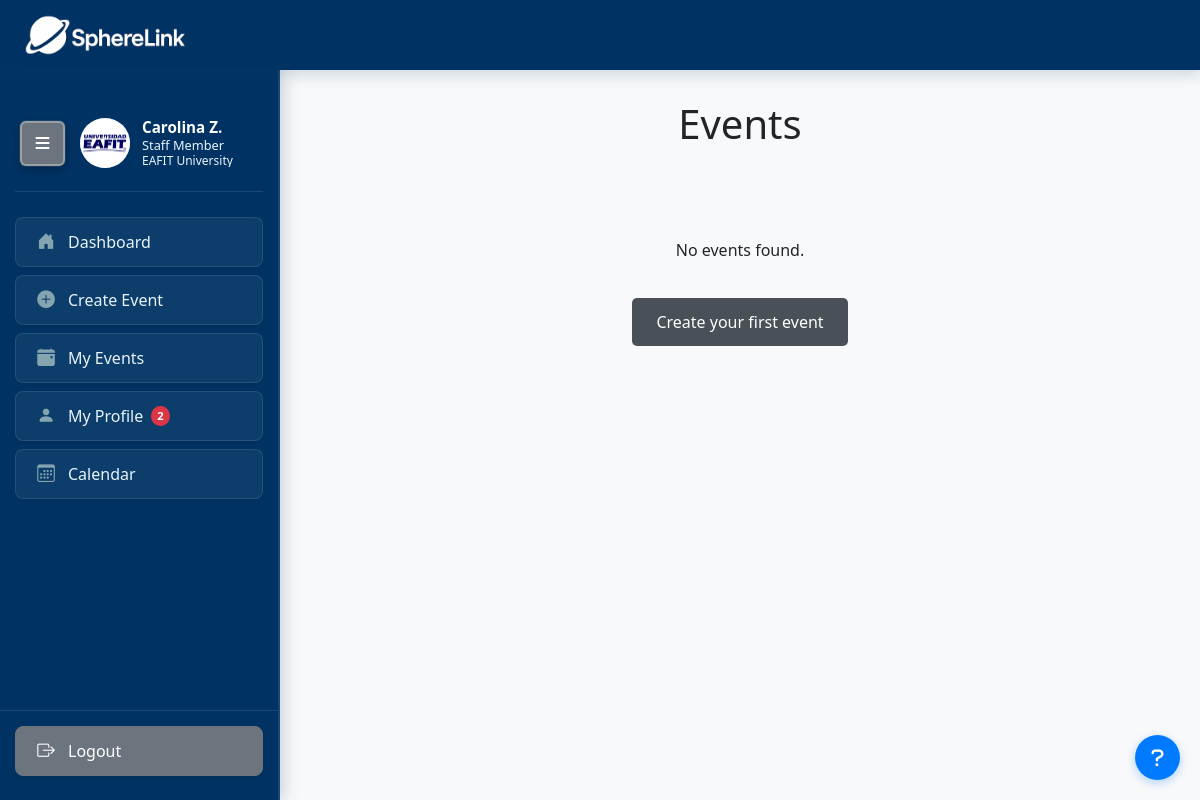
/events/events/ (signed in), run on the app's committed database.
### profiles/models.py (models this page shows, shortened)
class Profile(models.Model):
    user = models.OneToOneField(User, on_delete=models.CASCADE)
    bio = models.TextField(blank=True, null=True)
    photo = models.ImageField(upload_to='profile_photos/', blank=True, null=True)

### organizations/models.py (models this page shows, shortened)
class UserRole(models.Model):
    ROLE_CHOICES = [
        ('super_admin', 'Super Administrator'),
        ('org_admin', 'Organization Administrator'),
        ('staff', 'Staff Member'),
        ('member', 'Regular Member'),
    ]
    user = models.ForeignKey(User, on_delete=models.CASCADE, related_name='organization_roles')
    organization = models.ForeignKey(Organization, on_delete=models.CASCADE, related_name='user_roles')
    role = models.CharField(max_length=20, choices=ROLE_CHOICES, default='member')
    is_active = models.BooleanField(default=True)
    assigned_at = models.DateTimeField(auto_now_add=True)
    assigned_by = models.ForeignKey(
        User,
        on_delete=models.SET_NULL,
        blank=True,
        null=True,
        related_name='assigned_roles'
    )
    class Meta:
        verbose_name = 'User Role'
        verbose_name_plural = 'User Roles'
        unique_together = ('user', 'organization')
    def get_role_display(self):
        return dict(self.ROLE_CHOICES)[self.role]

class Organization(models.Model):
    name = models.CharField(max_length=200, unique=True)
    description = models.TextField(blank=True)
    logo = models.ImageField(upload_to='organization_logos/', blank=True, null=True)
    website = models.URLField(blank=True)
    address = models.TextField(blank=True)
    phone = models.CharField(max_length=20, blank=True)
    email = models.EmailField(blank=True)
    is_active = models.BooleanField(default=True)
    created_at = models.DateTimeField(auto_now_add=True)
    updated_at = models.DateTimeField(auto_now=True)
    class Meta:
        verbose_name = 'Organization'
        verbose_name_plural = 'Organizations'

### events/views.py (the view)
# urls.py: path('events/', views.events_list_view, name='events_list'),
def events_list_view(request):
    events = Event.objects.filter(date__gte=timezone.now()).order_by('date')
    return render(request, 'events/events_list.html', {'events': events})

### profiles/context_processors.py (called while the page is built)
def user_profile(request):
    if request.user.is_authenticated:
        try:
            profile = Profile.objects.get(user=request.user)
        except Profile.DoesNotExist:
            profile = None
    else:
        profile = None
    return {
        'user_profile': profile
    }

def unread_notifications(request):
    if request.user.is_authenticated:
        from events.models import Notification
        unread_count = Notification.objects.filter(user=request.user, is_read=False).count()
    else:
        unread_count = 0
    return {
        'unread_notifications_count': unread_count
    }

### events/templates/events/events_list.html (shortened to what this page needs)
{% extends 'events/base.html' %}
{% block content %}
<div class="events-container">
    <h1 class="text-dark">Events</h1>
    {% if events %}
        <div class="events-grid">
            {% for event in events %}
            <div class="event-card">
                <div class="event-header">
                    <h3>{{ event.title }}</h3>
                    <span class="event-date">{{ event.date|date:"M d, Y - g:i A" }}</span>
                </div>
                <div class="event-body">
                    <p class="event-description">{{ event.description|truncatewords:30 }}</p>
                    <p class="event-location"><strong>Location:</strong> {{ event.location }}</p>
                    <p class="event-creator"><strong>Created by:</strong> {{ event.created_by.username }}</p>
                </div>
                <div class="event-footer">
                    <span class="event-created">Created: {{ event.created_at|date:"M d, Y" }}</span>
                </div>
            </div>
            {% endfor %}
        </div>
    {% else %}
        <div class="no-events">
            <p class="text-dark">No events found.</p>
            <a href="{% url 'create_event' %}" class="btn-create-event">Create your first event</a>
        </div>
    {% endif %}
</div>
{% endblock %}

### events/templates/events/base.html (shortened to what this page needs)
{% load static %}
<!DOCTYPE html>
<html lang="en">
<head>
    <link href="https://cdn.jsdelivr.net/npm/bootstrap@5.3.0/dist/css/bootstrap.min.css" rel="stylesheet">
    <link href="https://cdnjs.cloudflare.com/ajax/libs/font-awesome/6.0.0/css/all.min.css" rel="stylesheet">
    <link href="https://cdn.jsdelivr.net/npm/bootstrap-icons@1.11.0/font/bootstrap-icons.css" rel="stylesheet">
    <link href="{% static 'css/simple_style.css' %}?v=3" rel="stylesheet">
    <link href="{% static 'css/global_colors.css' %}?v=3" rel="stylesheet">
</head>
<body>
     <div class="top-bar">
          <div class="top-bar-content">
            <div class="logo-section">
              <a href="{% url 'events:dashboard' %}" class="logo-link">
                <img src="{% static 'events/logo 1.png' %}" alt="SphereLink Logo">
              </a>
            </div>
          </div>
   </div>
  <div class="main-container">
    <nav id="sidebar" class="sidebar">
      <div class="sidebar-header">
        <div class="sidebar-toggle">
          <button id="toggle-btn" class="toggle-btn">
            <i class="fas fa-bars" id="toggle-icon"></i>
          </button>
        </div>
        <div class="user-info-content">
          <div class="user-avatar-small">
            {% if user_profile.photo %}
              <img src="{{ user_profile.photo.url }}" alt="{{ user.get_full_name|default:user.username }}"
                   style="width: 100%; height: 100%; border-radius: 50%; object-fit: cover;">
            {% else %}
              {{ user.username|first|upper }}
            {% endif %}
          </div>
          <div class="user-details">
            <div class="user-name-small">
              {% if user.first_name %}
                {{ user.first_name }}
                {% if user.last_name %}
                  {{ user.last_name|first|upper }}.
                {% endif %}
              {% else %}
                {{ user.username }}
              {% endif %}
            </div>
            <div class="user-role">
              {% for role in user.organization_roles.all %}
                {% if role.is_active %}
                  {{ role.get_role_display }}
                {% endif %}
              {% empty %}
                Member
              {% endfor %}
            </div>
            <div class="user-organization">
              {% for role in user.organization_roles.all %}
                {% if role.is_active %}
                  {{ role.organization.name }}
                {% endif %}
              {% empty %}
                Community
              {% endfor %}
            </div>
          </div>
        </div>
      </div>
      <div class="nav-content">
      <div class="nav-menu">
        <a href="{% url 'events:dashboard' %}" data-tooltip="Dashboard">
          <i class="bi bi-house-door-fill"></i><span>Dashboard</span>
        </a>
        <a href="{% url 'events:create_event' %}" data-tooltip="Create Event">
          <i class="bi bi-plus-circle-fill"></i><span>Create Event</span>
        </a>
        <a href="{% url 'events:my_events' %}" data-tooltip="My Events">
          <i class="bi bi-calendar-event-fill"></i><span>My Events</span>
        </a>
        <a href="{% url 'profiles:my_profile' %}" data-tooltip="My Profile">
            <i class="bi bi-person-fill"></i><span>My Profile</span>
            {% if unread_notifications_count > 0 %}
                <span class="notification-badge-sidebar">{{ unread_notifications_count }}</span>
            {% endif %}
        </a>
        <a href="{% url 'events:calendar' %}" data-tooltip="Calendar">
          <i class="bi bi-calendar3"></i><span>Calendar</span>
        </a>
      </div>
      <div class="nav-footer">
        <a href="{% url 'registration:logout' %}" data-tooltip="Logout">
          <i class="bi bi-box-arrow-right"></i><span>Logout</span>
        </a>
      </div>
      </div>
    </nav>
    <main>
      {% block content %}
      {% endblock %}
    </main>
  </div>
  <div class="floating-help-button">
    {% if user.is_authenticated %}
      {% if is_staff_user %}
        <a href="{% url 'organizations:staff_help' %}"
           class="help-float-btn"
           data-bs-toggle="tooltip"
           data-bs-placement="left"
           title="Staff Help Guide - Learn how to manage events as staff">
          <i class="fas fa-question"></i>
        </a>
      {% else %}
        <a href="{% url 'organizations:member_help' %}"
           class="help-float-btn"
           data-bs-toggle="tooltip"
           data-bs-placement="left"
           title="Member Help Guide - Learn how to manage events as a member">
          <i class="fas fa-question"></i>
        </a>
      {% endif %}
    {% endif %}
  </div>
</body>
</html>

### static/css/global_colors.css (style rules this page uses)
:root { --primary-dark: #143c65; --primary-darker: #040e39; --primary-medium: #586884; --primary-light: #849cb4; --accent-blue: #84a4b0; --accent-dark: #46688c; --text-light: #ffffff; --text-muted: #e8f4f8; --text-dark: #040e39; --shadow-color: rgba(20, 60, 101, 0.2); --shadow-light: rgba(20, 60, 101, 0.1); --shadow-medium: rgba(20, 60, 101, 0.3); --shadow-dark: rgba(20, 60, 101, 0.4); }

### events/templates/events/events_list.html (style rules this page uses)
.events-container { max-width: 1200px; margin: 0 auto; }
.events-container h1 { color: #495057; margin-bottom: 30px; text-align: center; }
.no-events { text-align: center; padding: 60px 20px; color: #495057; }
.btn-create-event { display: inline-block; background: #495057; color: white; padding: 12px 24px; text-decoration: none; border-radius: 5px; margin-top: 20px; transition: background 0.2s ease; }

### data on the page
Profile: photo (picture)
UserRole: role "Staff Member", organization.name "EAFIT University"

### other printed values
{{ user.first_name }} "Carolina"
{{ user.last_name|first|upper }} "Z"
{{ unread_notifications_count }} "2"
